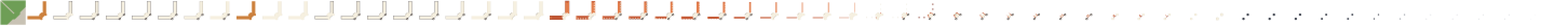
#> input picture models/lawang-sewu/slices.png, 7260 x 121 px (shown at 1/5 size)
$ python render_gif.py
#> lines starting #> are read from the running program, lines starting #| are printed output that depends on the picture
"""Turntable GIF renderer (copied from ../gedung-sate/render_gif.py, defaults set for Lawang Sewu: 60 slices of 121x121, turn offset 45 deg so frame 0 faces the corner entrance, check at 0/45/90/135/180/270 deg) for a sprite-stack slice strip (ground slice on the left).

Per frame, bottom to top: rotate each slice by the turn angle about its symmetric centre
((w-1)/2, (h-1)/2) with nearest sampling, squash y for pitch, lift 1 px per slice.
A ground shadow (stack projected along a fixed sun vector) is drawn first; a 1 px dark
outline is traced once around the finished stack. Everything happens at 1x art pixels,
then the frame is upscaled by an integer factor with NEAREST.
"""
import argparse
import math
from pathlib import Path

import numpy as np
from PIL import Image

HERE = Path(__file__).parent
BG = (206, 226, 242)
SHADOW = (176, 194, 212)
INK = (24, 28, 48)


def load_strip(path: Path, count: int | None):
#> called with count = 60
    a = np.array(Image.open(path).convert("RGBA"))
    h, total_w = a.shape[:2]
#> h = 121; total_w = 7260
    if count is None:
        # square-ish slices are not guaranteed, so require the count from the caller or infer from h
        raise SystemExit("pass --count")
    assert total_w % count == 0, f"strip width {total_w} is not a multiple of {count}"
    w = total_w // count
#> w = 121
    return np.stack([a[:, i * w : (i + 1) * w] for i in range(count)])  # [z, h, w, 4]


def render(vol: np.ndarray, turn: float, squash: float, spacing: float, size: tuple[int, int], ground: tuple[int, int],
           sun=(0.3, 0.1)) -> np.ndarray:
    n, sh, sw = vol.shape[:3]
    cw, ch = size
    gx, gy = ground
    cx, cy = (sw - 1) * 0.5, (sh - 1) * 0.5
    c, s = math.cos(turn), math.sin(turn)
    # destination grid in art pixels, relative to the ground point
    xs = np.arange(cw)[None, :] - gx
    ys = np.arange(ch)[:, None] - gy

    def sample(z: int, lift: float, offx: float = 0.0):
        dy = (ys + lift) / squash
        dx = xs - offx
        # inverse rotation: destination (dx, dy) -> source (u, v)
        u = c * dx + s * dy
        v = -s * dx + c * dy
        # floor(x + 0.5) with a tiny bias, never np.rint: round-half-to-even on an even-sized
        # slice (centre at k + 0.5) maps two screen columns onto one source column and drops the next
        ui = np.floor(u + cx + 0.5 + 1e-4).astype(int)
        vi = np.floor(v + cy + 0.5 + 1e-4).astype(int)
        ok = (ui >= 0) & (ui < sw) & (vi >= 0) & (vi < sh)
        out = np.zeros((ch, cw, 4), np.uint8)
        out[ok] = vol[z, vi[ok], ui[ok]]
        return out

    frame = np.zeros((ch, cw, 4), np.uint8)
    frame[..., :3] = BG
    frame[..., 3] = 255

    # ground shadow: each slice's footprint pushed along the sun vector on the ground plane
    shadow = np.zeros((ch, cw), bool)
    for z in range(0, n, 1):
        m = sample(z, 0.0, offx=z * sun[0])[..., 3] > 0
        sy = int(round(z * sun[1]))
        if sy:  # shift down without wrap-around
            m = np.concatenate([np.zeros((sy, cw), bool), m[:-sy]], axis=0)
        shadow |= m
    # soft edge: blur the single union mask, then blend toward BG in 3 flat steps (no dither noise)
    soft = shadow.astype(float)
    for _ in range(2):
        q = np.pad(soft, 1, mode="edge")
        soft = sum(q[dy : dy + ch, dx : dx + cw] for dy in range(3) for dx in range(3)) / 9
    level = np.select([soft > 0.7, soft > 0.4, soft > 0.12], [1.0, 0.6, 0.3], 0.0)
    mix = np.array(BG) + (np.array(SHADOW) - np.array(BG)) * level[..., None]
    frame[..., :3] = np.rint(mix).astype(np.uint8)

    # stack, bottom to top, into a separate buffer so the outline traces only the stack
    stack = np.zeros((ch, cw, 4), np.uint8)
    for z in range(n):
        sl = sample(z, z * spacing)
        m = sl[..., 3] > 0
        stack[m] = sl[m]
    alpha = stack[..., 3] > 0
    p = np.pad(alpha, 1)
    ring = ~alpha & (p[:-2, 1:-1] | p[2:, 1:-1] | p[1:-1, :-2] | p[1:-1, 2:])
    frame[alpha, :3] = stack[alpha, :3]
    frame[ring, :3] = INK
    return frame[..., :3]


def main():
    ap = argparse.ArgumentParser()
    ap.add_argument("--strip", type=Path, default=HERE / "slices.png")
    ap.add_argument("--count", type=int, default=60)
    ap.add_argument("--frames", type=int, default=48)
    ap.add_argument("--squash", type=float, default=0.6)
    ap.add_argument("--spacing", type=float, default=1.0)
    ap.add_argument("--scale", type=int, default=0, help="0: 4x, or 3x if 4x is wider than 900 px")
    ap.add_argument("--offset", type=float, default=45.0, help="turn at frame 0, degrees (45: entrance corner faces the viewer)")
    ap.add_argument("--fps", type=float, default=12)
    ap.add_argument("--out", type=Path, default=HERE / "turntable.gif")
    ap.add_argument("--check", type=Path, default=HERE / "frames_check.png")
    args = ap.parse_args()

    vol = load_strip(args.strip, args.count)
    n, sh, sw = vol.shape[:3]
#> n = 60; sh = 121; sw = 121
    diag = math.ceil(math.hypot(sw, sh))
#> diag = 172
    pad = 6
    shadow_len = int(math.ceil(n * 0.3)) + 3
#> shadow_len = 21
    cw = diag + shadow_len + 2 * pad
#> cw = 205
    ch = int(math.ceil(diag * args.squash)) + n + 2 * pad
#> ch = 176
    # ground point fixed for every frame: no wobble at the base
    ground = (pad + diag // 2, ch - pad - int(math.ceil(diag * args.squash / 2)))
#> ground = (92, 118)

    if args.scale == 0:
        args.scale = 4 if cw * 4 <= 900 else 3
#> args.scale = 4
    frames = []
    for i in range(args.frames):
        turn = 2 * math.pi * i / args.frames + math.radians(args.offset)
        f = render(vol, turn, args.squash, args.spacing, (cw, ch), ground)
        frames.append(Image.fromarray(f).resize((cw * args.scale, ch * args.scale), Image.NEAREST))
#> this loop made 48 passes
#> pass 1, in main, `f = render(vol, turn, args.squash, args.spacing, (cw, ch), ground)`:
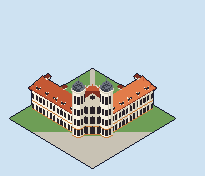
#> f: shape (176, 205, 3); mean of channels 0, 1, 2 193, 204.4, 209; drawn as R, G, B
#> pass 2, in main, `f = render(vol, turn, args.squash, args.spacing, (cw, ch), ground)`:
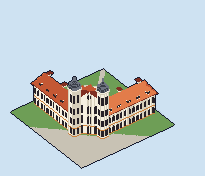
#> f: shape (176, 205, 3); mean of channels 0, 1, 2 193.6, 205, 209.4; drawn as R, G, B
#> pass 3, in main, `f = render(vol, turn, args.squash, args.spacing, (cw, ch), ground)`:
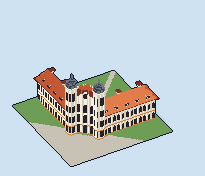
#> f: shape (176, 205, 3); mean of channels 0, 1, 2 193.2, 204.9, 209.3; drawn as R, G, B
#> after the loop:
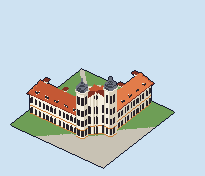
#> f: shape (176, 205, 3); mean of channels 0, 1, 2 193.5, 204.9, 209.4; drawn as R, G, B
#> after the loop, frames = 48 items

    # one shared palette across all frames so colours do not flicker
    pal_src = Image.new("RGB", (cw * args.scale, ch * args.scale * len(frames)))
#> pal_src: PIL image 820x33792 RGB; every value is 0
    for i, f in enumerate(frames):
        pal_src.paste(f, (0, i * ch * args.scale))
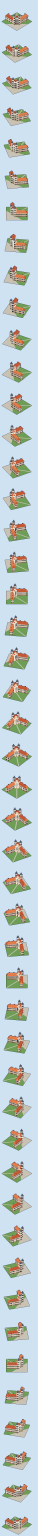
#> pal_src: PIL image 820x33792 RGB (shown at 1/22 size); mean R, G, B 191.9, 204.4, 206.8
    pal = pal_src.quantize(colors=64, method=Image.MEDIANCUT, dither=Image.NONE)
    q = [f.quantize(palette=pal, dither=Image.NONE) for f in frames]
#> q = 48 items
    q[0].save(args.out, save_all=True, append_images=q[1:], duration=int(round(1000 / args.fps)), loop=0,
              disposal=1, optimize=False)
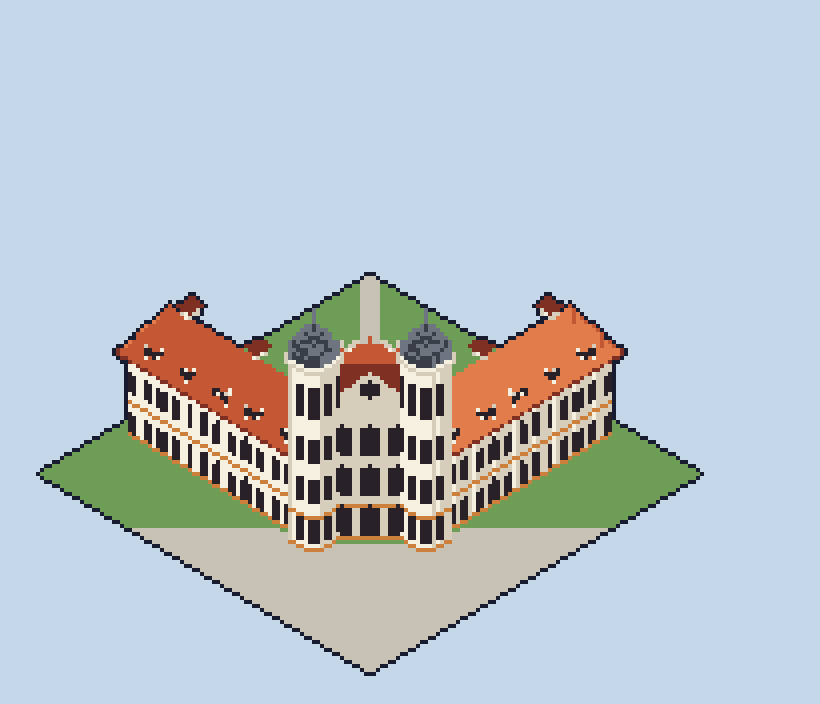
#> saved as turntable.gif: PIL image 820x704 P; mean R, G, B 186.4, 197.1, 202.4

    # not symmetric: check six angles in a 3x2 grid
    angles = (0, 45, 90, 135, 180, 270)
    picks = [round(a / 360 * args.frames) for a in angles]
#> picks = [0, 6, 12, 18, 24, 36]
    small = [frames[i] for i in picks]
#> small = 6 items
    gap = 8
    fw, fh = small[0].size
#> fw = 820; fh = 704
    sheet = Image.new("RGB", (3 * fw + 2 * gap, 2 * fh + gap), (255, 255, 255))
#> sheet: PIL image 2476x1416 RGB; every value is 255
    for k, im in enumerate(small):
        sheet.paste(im, ((k % 3) * (fw + gap), (k // 3) * (fh + gap)))
#> this loop made 6 passes
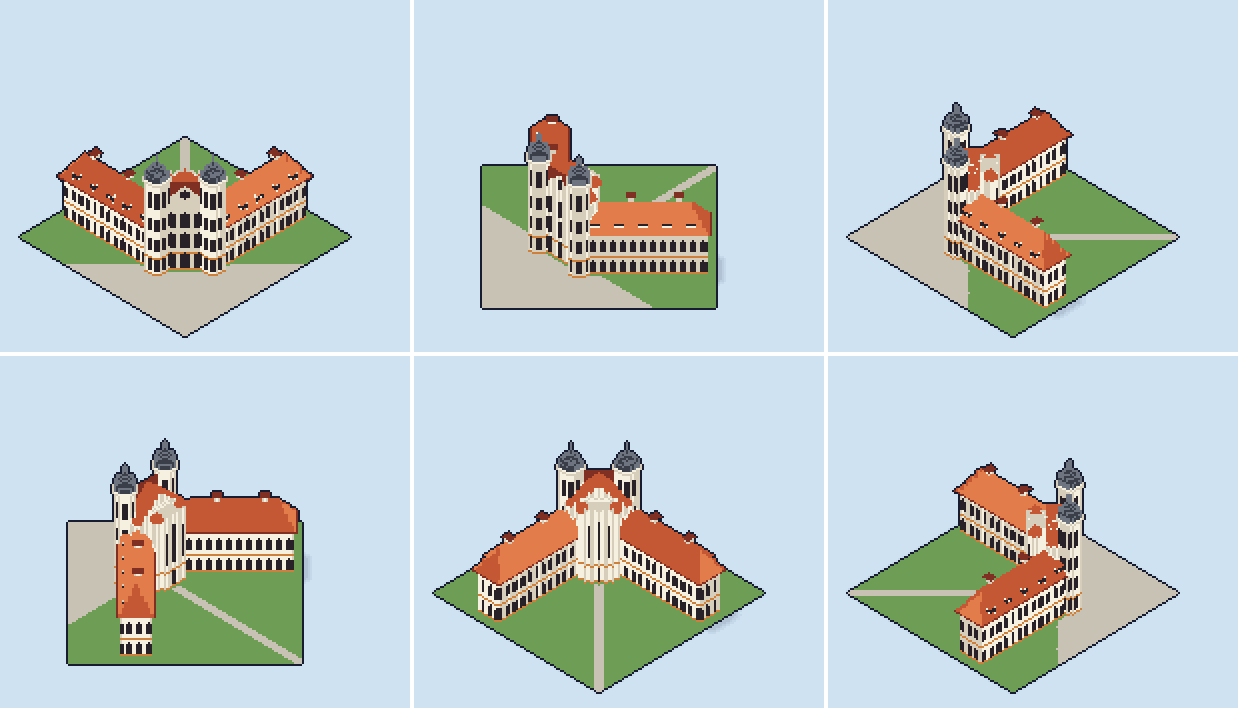
#> sheet: PIL image 2476x1416 RGB (shown at 1/2 size); mean R, G, B 192.7, 205, 207.4
    sheet.save(args.check)
    print(f"{args.out} {len(frames)} frames {frames[0].size} | check {args.check} at frames {picks}")
#| models/lawang-sewu/turntable.gif 48 frames (820, 704) | check models/lawang-sewu/frames_check.png at frames [0, 6, 12, 18, 24, 36]


if __name__ == "__main__":
    main()
